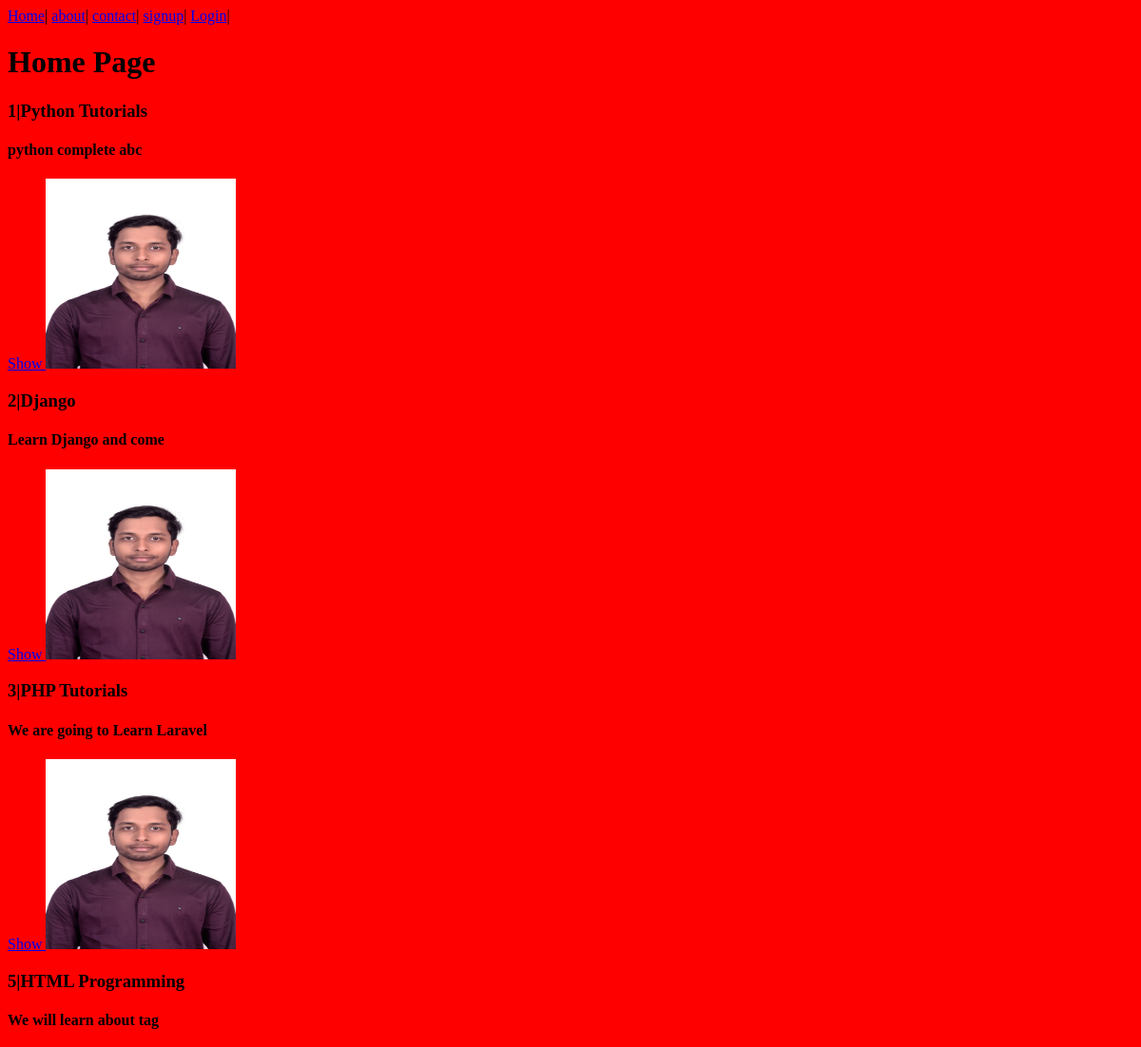
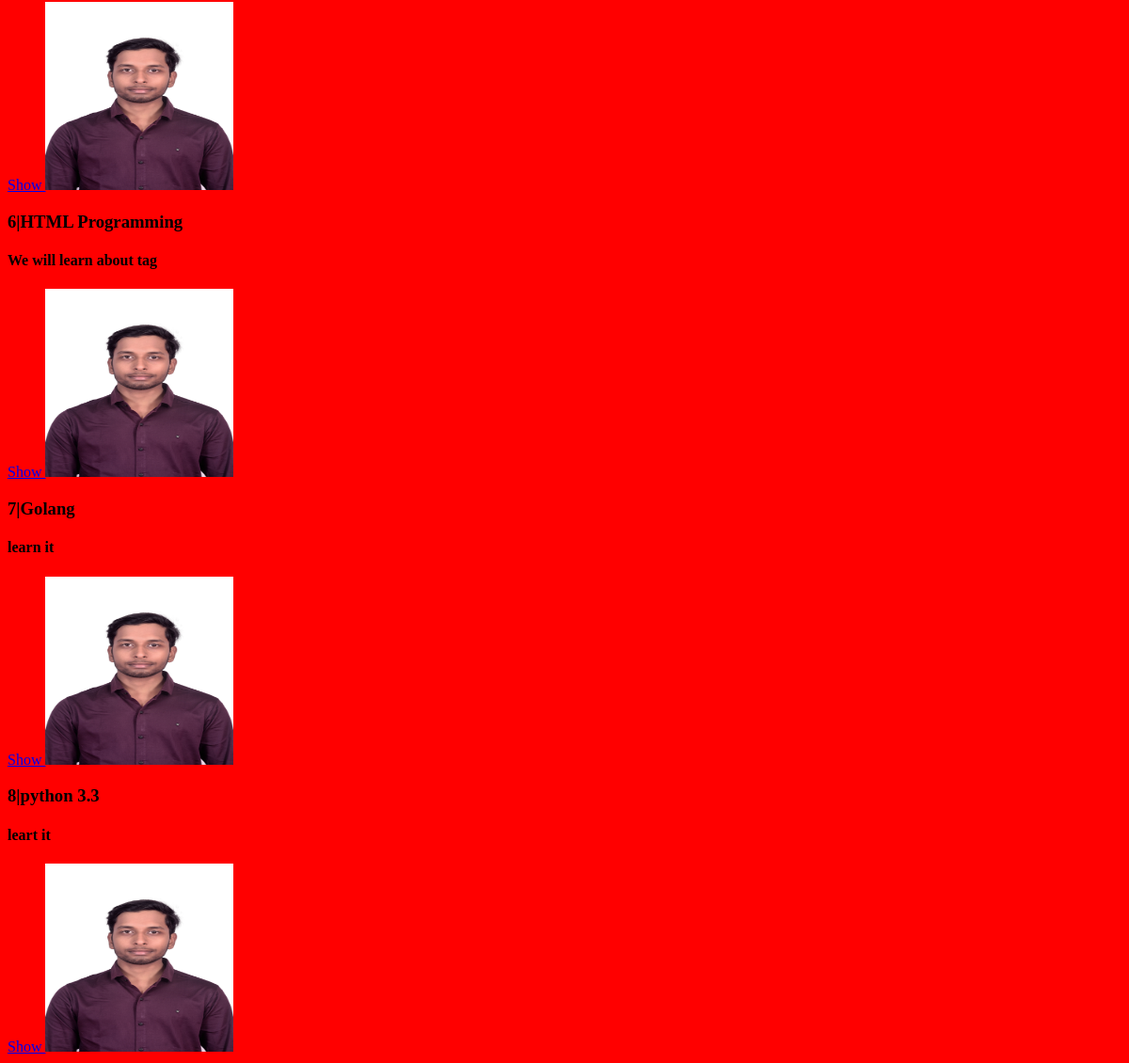
Page /post/ on the earlier database version (2 pictures, top to bottom).
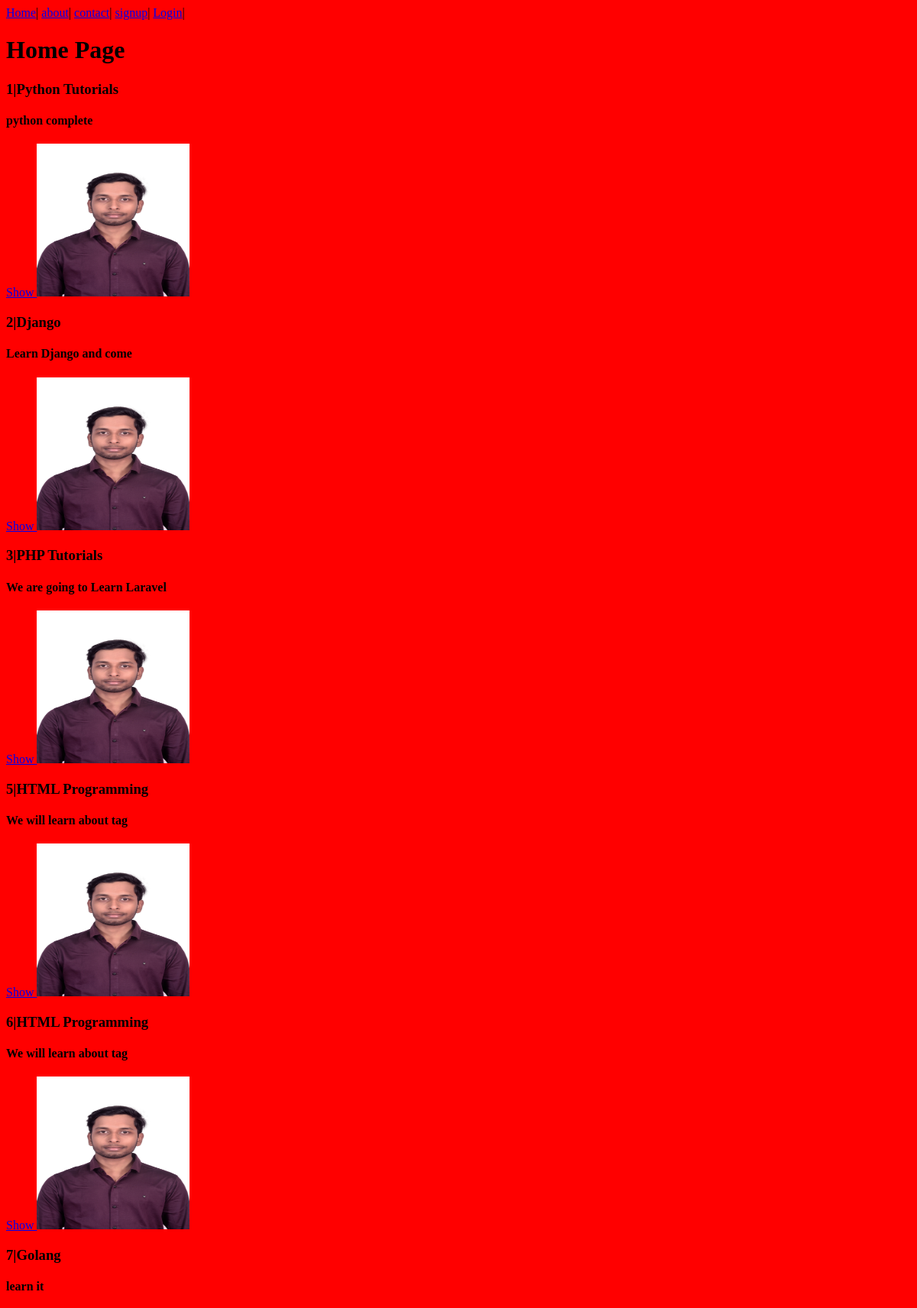
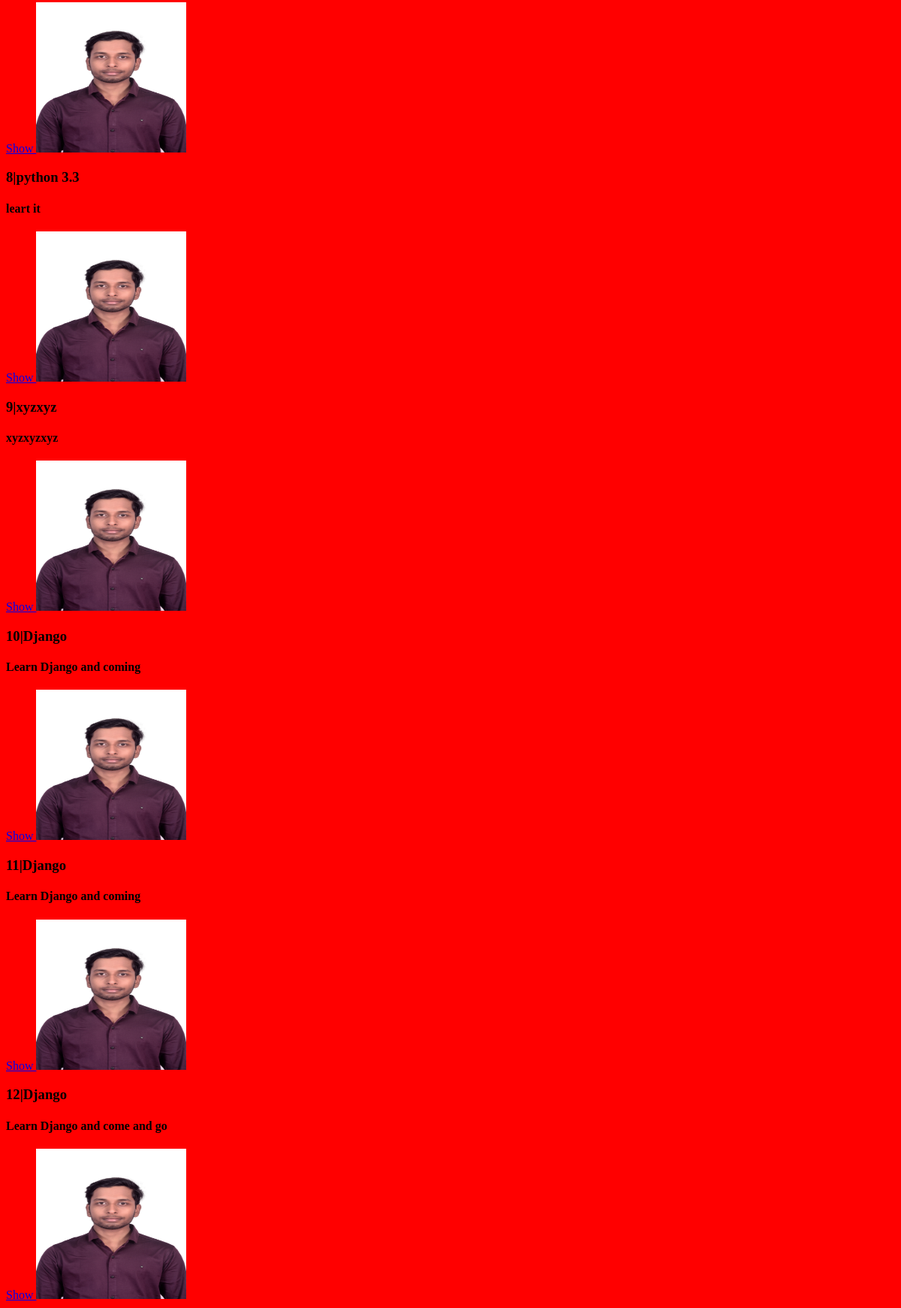
Same page on the later database version (2 pictures, top to bottom).
### posts/models.py (models this page shows, shortened)
class Post(models.Model):
    title = models.CharField(max_length=255)
    author = models.CharField(max_length=50)
    description = models.TextField()
    thumbnail = models.ImageField(upload_to="thumbnail/",default="default.png")
    published_date = models.DateTimeField(auto_now_add=True)

### posts/views.py (the view)
# urls.py: 2. Add a URL to urlpatterns:  path('', views.home, name='home')
def home(request:HttpRequest):
    posts = Post.objects.all()
    context = {"posts":posts}
    return render(request,"home.html",context)

### templates/home.html (shortened to what this page needs)
{% load static %}
{% include 'base.html' %}
{% block heading %}
<h1> Home Page </h1>
{% endblock  %}
    {% for post in posts %}
        <h3> {{post.id}}|{{post.title}} </h3>
        <h4> {{post.description}} </h4>
                <a href="{% url 'post_one' post.id %}"> Show </a>
            <img src = "{% static 'images/yash.jpg' %}" height=200 width=200>
    {% endfor %}

### templates/base.html (shortened to what this page needs)
{% load static %}
<!DOCTYPE html>
<html lang="en">
<head>
    <link rel="stylesheet" href="{% static 'css\main.css' %}">
</head>
<body>
    <a href="{% url 'posts_home' %}">Home</a>|
    <a href="{% url 'about' %}">about</a>|
    <a href="{% url 'contact' %}">contact</a>|
    {% if request.user.is_authenticated %}
    <a href="{% url 'log_out' %}">Logout</a>|
    <a href="{% url 'create_post' %}">Create</a>|
    {% else %}
    <a href="{% url 'sign_up' %}">signup</a>|
    <a href="{% url 'login' %}">Login</a>|
    {% endif %}
</body>
</html>

### posts/static/css/main.css (style rules this page uses)
body { background-color: red; }

Differences in the rows shown:
changed Post "Python Tutorials": description "python complete abc" → "python complete"
added Post: id "9", title "xyzxyz", description "xyzxyzxyz"
added Post: id "10", title "Django", description "Learn Django and coming"
added Post: id "11", title "Django", description "Learn Django and coming"
added Post: id "12", title "Django", description "Learn Django and come and go"
